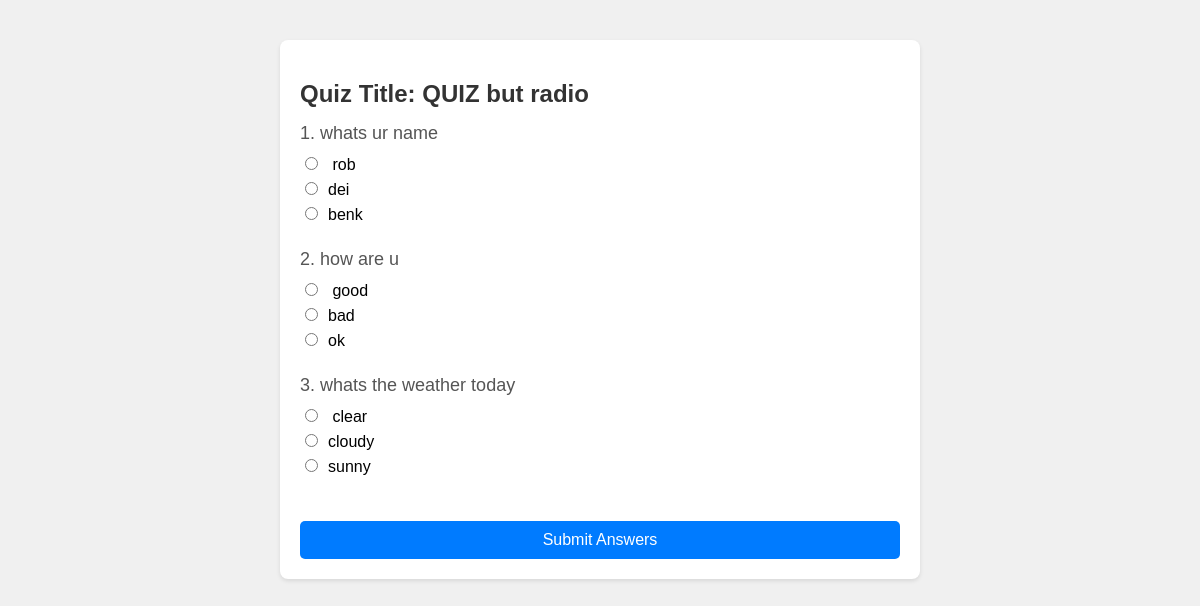
Screenshot of /course/2/quiz/1 with the database file from the repository.
### website/models.py (models this page shows)
class Quiz(db.Model, UserMixin):
    __tablename__ = 'quizzes'
    id=db.Column(db.Integer, primary_key=True)
    quiz_name = db.Column(db.String(150))
    course_id = db.Column(db.Integer, db.ForeignKey('courses.id'))

class QuizQuestion(db.Model, UserMixin):
    __tablename__ = 'quizQuestions'
    id=db.Column(db.Integer, primary_key=True)
    question = db.Column(db.String(150))
    option1 = db.Column(db.String(150))
    option2 = db.Column(db.String(150))
    option3 = db.Column(db.String(150))
    quiz_id = db.Column(db.Integer, db.ForeignKey('quizzes.id'))

### website/views.py (the view)
@views.route('/course/<int:course_id>/quiz/<int:quiz_id>',methods=['GET'])
def quiz_page(course_id, quiz_id):
    quiz = Quiz.query.filter_by(id=quiz_id, course_id=course_id).first()
    questions = QuizQuestion.query.filter_by(quiz_id=quiz_id).all()
    return render_template('quiz.html', course_id=course_id, questions=questions, quiz=quiz)

### website/templates/quiz.html (shortened to what this page needs)
  <!DOCTYPE html>
<html lang="en">
<head>
  <link rel="stylesheet" href="{{ url_for('static', filename='css/quiz.css') }}">
</head>
<body>
  <div class="quiz-container">
    <form class="quiz-form" method="POST" action="/submit_quiz">
      <h2>Quiz Title: {{ quiz.quiz_name }}</h2>
      {% for question in questions %}
      <div class="question">
        <p class="question-text">{{ loop.index }}. {{ question.question }}</p>
        <div class="options">
          <label class="option">
            <input type="radio" name="{{ question.id }}" value="{{ question.option1 }}"> {{ question.option1 }}
          </label>
          <label class="option">
            <input type="radio" name="{{ question.id }}" value="{{ question.option2 }}">{{ question.option2 }}
          </label>
          <label class="option" >
            <input type="radio" name="{{ question.id }}" value="{{ question.option3 }}">{{ question.option3 }}
          </label>
        </div>
      </div>
      {% endfor %}
      <button type="submit" class="submit-quiz">Submit Answers</button>
    </form>
  </div>
</body>
</html>

### website/static/css/quiz.css (style rules this page uses)
body { font-family: Arial, sans-serif; background-color: #f0f0f0; padding: 20px; margin: 0; }
.quiz-container { background-color: #ffffff; border-radius: 8px; box-shadow: 0 2px 4px rgba(0, 0, 0, 0.1); max-width: 600px; margin: 20px auto; padding: 20px; }
.quiz-form { display: flex; flex-direction: column; }
.quiz-form h2 { color: #333; font-size: 24px; margin-bottom: 15px; }
.question { margin-bottom: 20px; }
.question-text { font-size: 18px; margin: 0 0 10px 0; color: #555; }
.options { display: flex; flex-direction: column; }
.option { margin-bottom: 5px; }
.option input[type="radio"] { margin-right: 10px; }
.submit-quiz { background-color: #007bff; color: #ffffff; border: none; padding: 10px 15px; font-size: 16px; border-radius: 5px; cursor: pointer; margin-top: 20px; }

### rows the page displays
Quiz: quiz_name "QUIZ but radio"
QuizQuestion: question "whats ur name", option1 "rob", option2 "dei", option3 "benk"
QuizQuestion: question "how are u", option1 "good", option2 "bad", option3 "ok"
QuizQuestion: question "whats the weather today", option1 "clear", option2 "cloudy", option3 "sunny"
